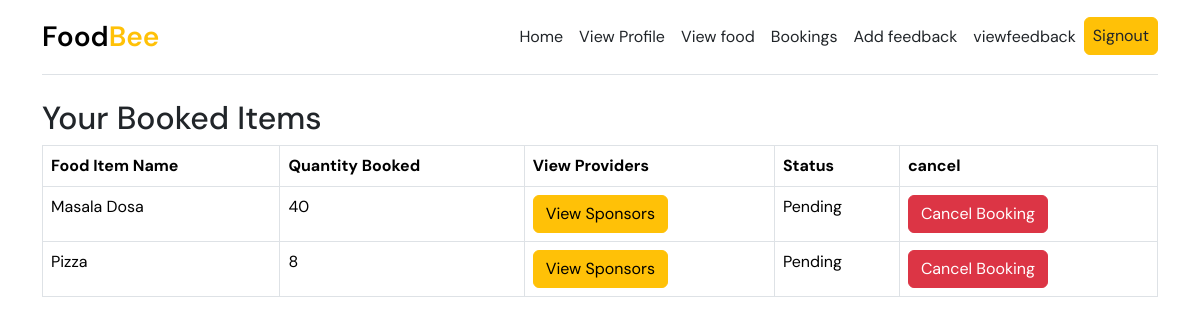
/user_bookings/ (signed in), run on an earlier commit of the app's database.
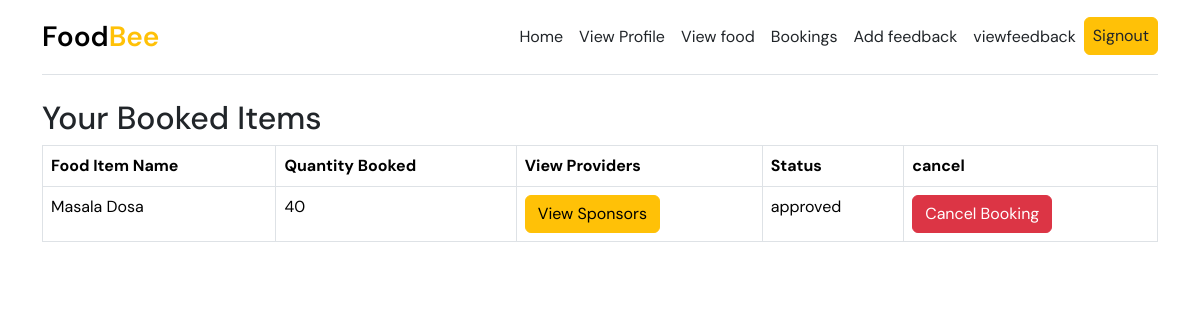
And on a later commit of the database.
### catering/models.py (models this page shows, shortened)
class FoodItem(models.Model):
    food_id = models.AutoField(primary_key=True)
    name = models.CharField(max_length=200)
    image = models.ImageField(upload_to="foods", null=True, blank=True)
    catering_name = models.CharField(max_length=200)
    quantity_available = models.IntegerField(default=0)
    quantity_booked = models.IntegerField(default=0)
    booked_by = models.ForeignKey(User, on_delete=models.CASCADE, related_name='booked_items', null=True)
    status = models.CharField(max_length=20, default='Pending')

### catering/views.py (the view)
# urls.py: path('user_bookings/',views.user_bookings,name='user_bookings'),
@login_required
def user_bookings(request):
    booked_items = FoodItem.objects.filter(booked_by=request.user)
    context = {
        'booked_items': booked_items,
    }
    return render(request, 'user/user_bookings.html', context)

### templates/user/user_bookings.html (shortened to what this page needs)
{% extends "user/viewpage.html" %}
{% load static %}
{% block content %}
<div class="container">
  <h2>Your Booked Items</h2>
  {% if booked_items %}
    <div class="table-responsive">
      <table class="table table-bordered">
        <thead class="thead-dark">
          <tr>
            <th>Food Item Name</th>
            <th>Quantity Booked</th>
            <th>View Providers</th>
            <th>Status</th>
            <th>cancel</th>
          </tr>
        </thead>
        <tbody>
          {% for item in booked_items %}
            <tr>
              <td>{{ item.name }}</td>
              <td>{{ item.quantity_booked }}</td>
              <td>
                <a href="{% url 'sponsors_page' %}" class="btn btn-warning">View Sponsors</a>
              </td>
                <td>
                        {{ item.status }}
                </td>
              <td>
                <a href="{% url 'delete_booking' item.food_id %}" class="btn btn-danger">Cancel Booking</a>
            </td>
            </tr>
          {% endfor %}
        </tbody>
      </table>
    </div>
  {% else %}
    <p class="text-muted">You haven't booked any items yet.</p>
  {% endif %}
</div>
{% endblock %}

What changed in the data, as far as the page shows it:
no longer on this page (row edited): FoodItem: name "Pizza", quantity_booked "8", status "Pending"
changed FoodItem "Masala Dosa": status "Pending" → "approved"
